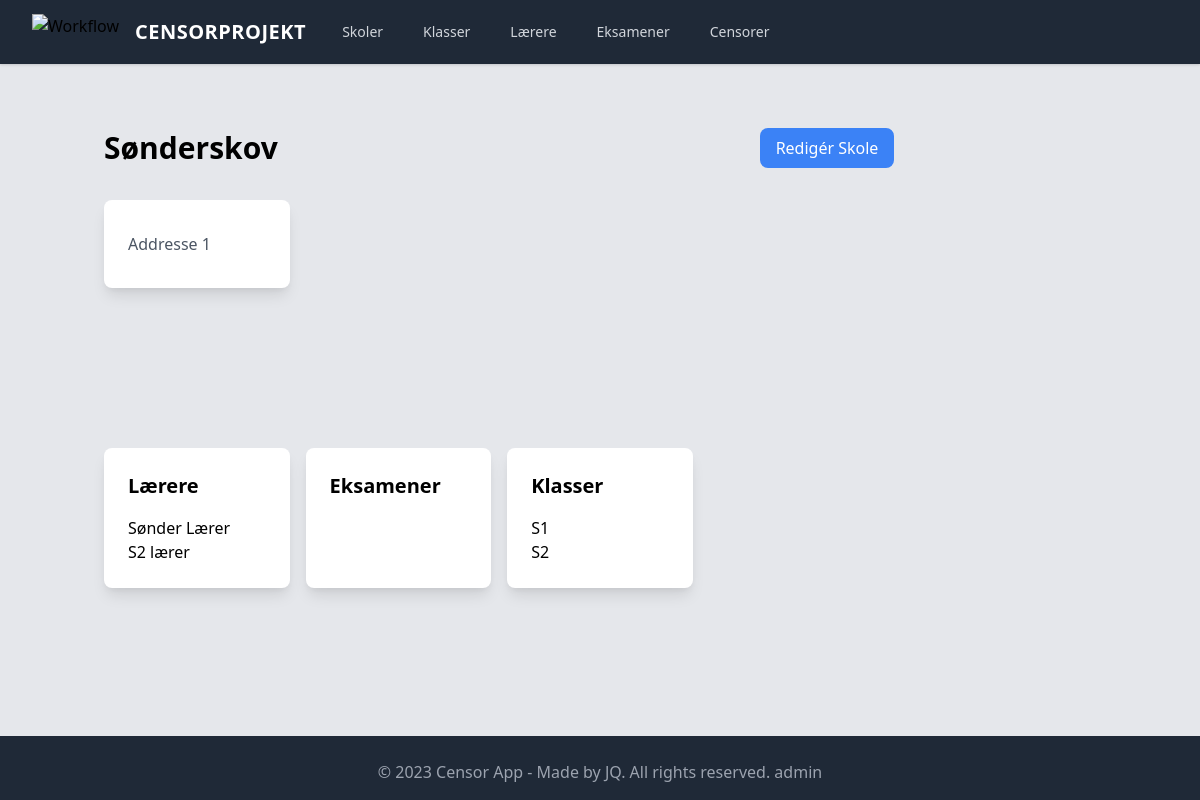
Before: /skole/1/ with the older database file.
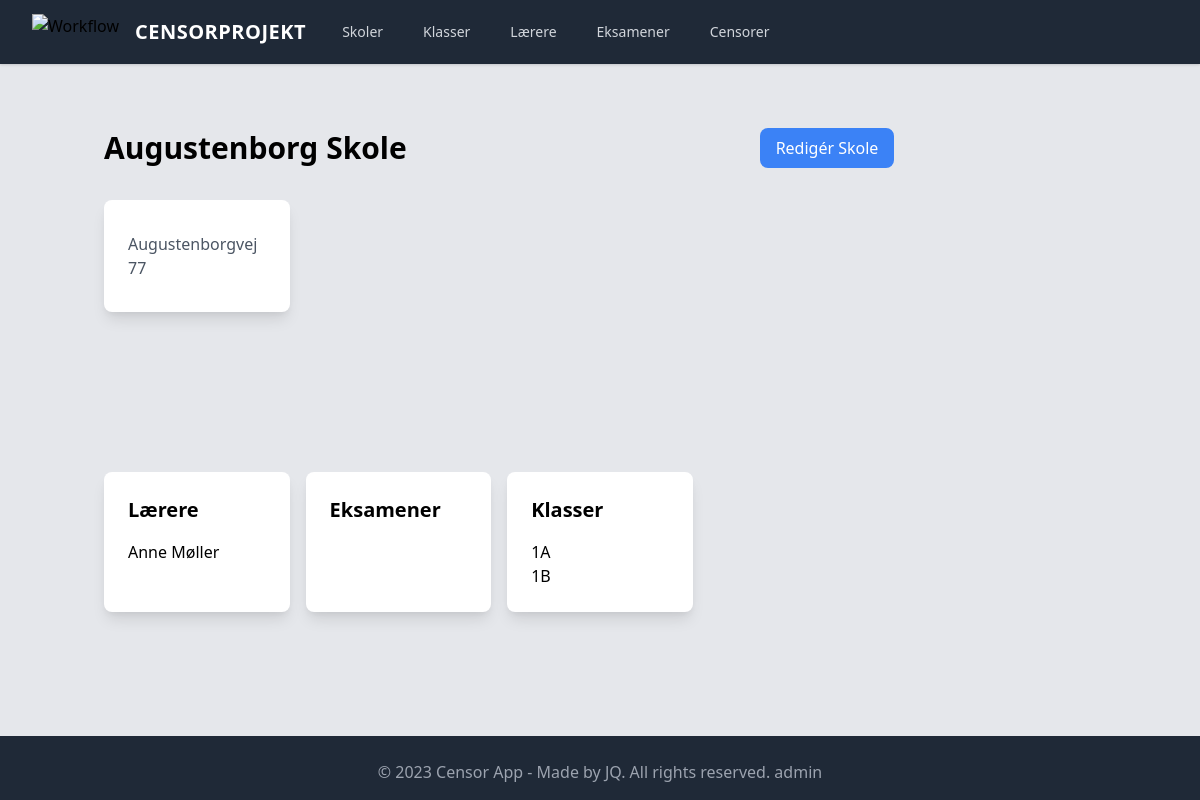
After: the same page with the newer database file.
### censor_app/models.py (models this page shows, shortened)
class Skole(models.Model):
    navn = models.CharField(max_length=200)
    adresse = models.CharField(max_length=200)
    class Meta:
        verbose_name_plural = "Skoler"

class Lærer(models.Model):
    navn = models.CharField(max_length=200)
    email = models.EmailField(blank=True, null=True)
    skole = models.ForeignKey(
        Skole,
        on_delete=models.CASCADE,
        related_name="personale",
        blank=True,
        null=True,
    )
    class Meta:
        verbose_name_plural = "Lærere"

class Skoleklasse(models.Model):
    navn = models.CharField(max_length=50)
    skole = models.ForeignKey(Skole, blank=True, null=True, on_delete=models.CASCADE)
    lærere = models.ManyToManyField(Lærer, blank=True, related_name="klasser")
    class Meta:
        verbose_name_plural = "Skoleklasser"

### censor_app/views.py (the view)
# urls.py: path("skole/<int:pk>/", SkoleDetail.as_view(), name="skole_detail"),
class SkoleDetail(DetailView):
    model = Skole
    template_name_suffix = "_detail"
    def get_context_data(self, **kwargs):
        context = super().get_context_data(**kwargs)
        skole = get_object_or_404(Skole, pk=self.kwargs["pk"])
        skoleklasser = Skoleklasse.objects.filter(skole=skole)
        context["skoleklasser"] = skoleklasser
        return context

### templates/censor_app/skole_detail.html (shortened to what this page needs)
{% extends 'censor_app/base.html' %} {% block content %}
<div class="flex justify-between items-center mb-8">
  <h1 class="text-3xl font-bold">{{ skole.navn }}</h1>
  <a
    href="{% url 'skole_update' skole.pk %}"
    class="bg-blue-500 text-white px-4 py-2 rounded-lg"
    >Redigér Skole</a
  >
</div>
<div
  class="grid grid-cols-1 sm:grid-cols-2 md:grid-cols-3 lg:grid-cols-4 gap-4 mb-40"
>
  <div class="bg-white shadow-lg rounded-lg p-6">
    <p class="text-gray-600 mb-2">{{ skole.adresse }}</p>
  </div>
</div>
<div
  class="grid grid-cols-1 sm:grid-cols-2 md:grid-cols-3 lg:grid-cols-4 gap-4 mb-40"
>
  <div class="bg-white shadow-lg rounded-lg p-6">
    <h2 class="text-xl font-semibold mb-4">Lærere</h2>
    <ul>
      {% for lærer in skole.personale.all %}
      <li>{{ lærer.navn }}</li>
      {% endfor %}
    </ul>
  </div>
  <div class="bg-white shadow-lg rounded-lg p-6">
    <h2 class="text-xl font-semibold mb-4">Eksamener</h2>
  </div>
  <div class="bg-white shadow-lg rounded-lg p-6">
    <h2 class="text-xl font-semibold mb-4">Klasser</h2>
    <ul>
      {% for skoleklasse in skoleklasser %}
      <li>
        <a href="{% url 'skoleklasse_detail' skoleklasse.id %}"
          >{{ skoleklasse.navn }}</a
        >
      </li>
      {% endfor %}
    </ul>
  </div>
</div>
{% endblock %}

Changed rows visible on the page:
no longer on this page (row edited): Lærer: navn "Sønder Lærer"
no longer on this page (row edited): Lærer: navn "S2 lærer"
changed Skole: navn "Sønderskov" → "Augustenborg Skole"; adresse "Addresse 1" → "Augustenborgvej 77"
now on this page (row edited): Lærer: navn "Anne Møller"
changed Skoleklasse (number 1 of 2 on the later page): navn "S1" → "1A"
changed Skoleklasse (number 2 of 2 on the later page): navn "S2" → "1B"
